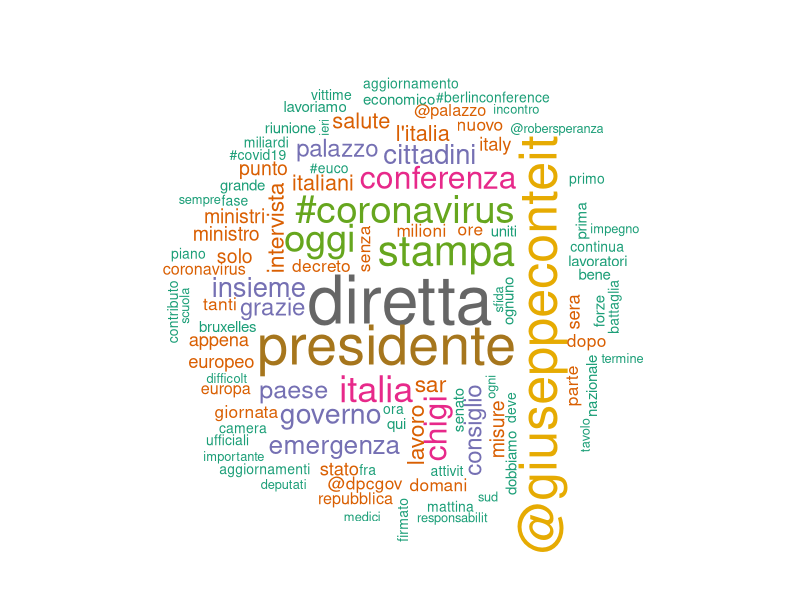
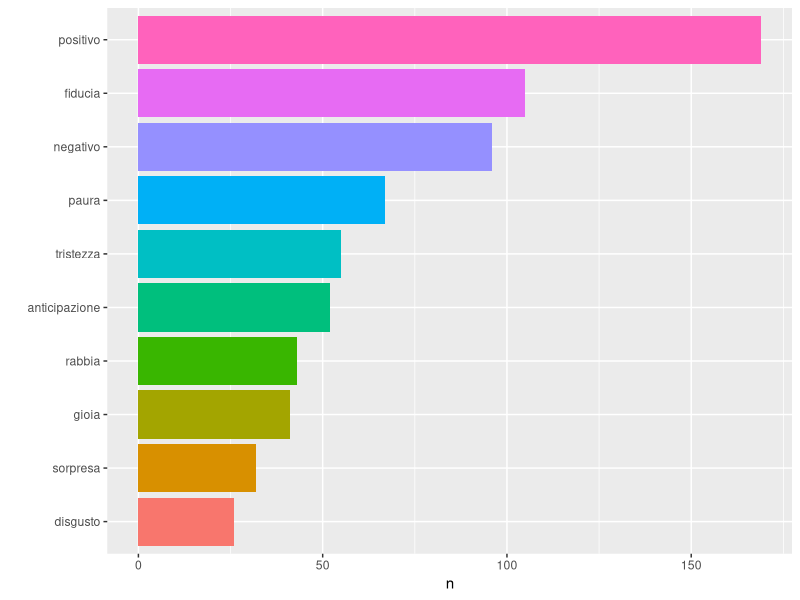
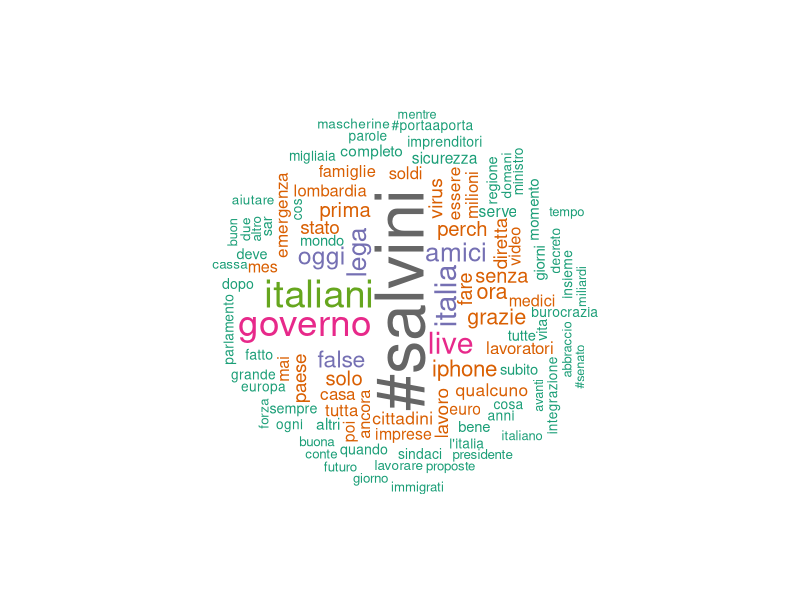
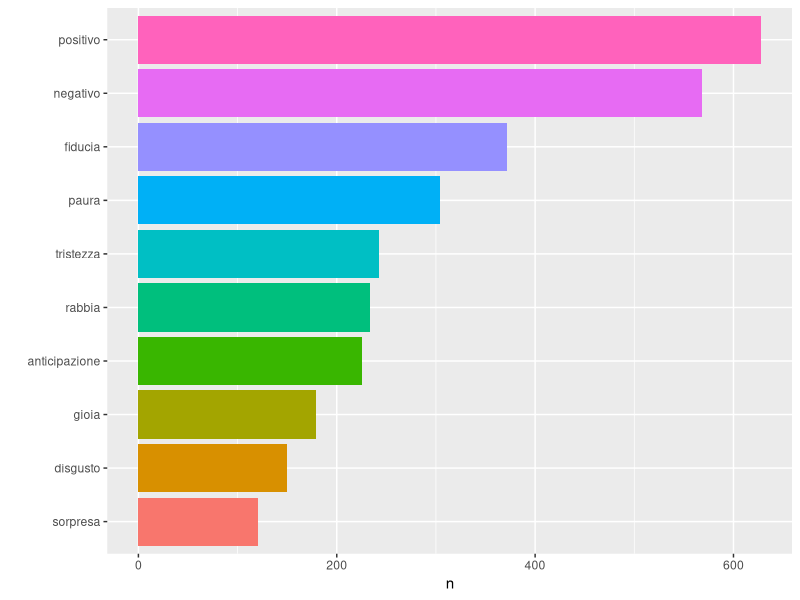
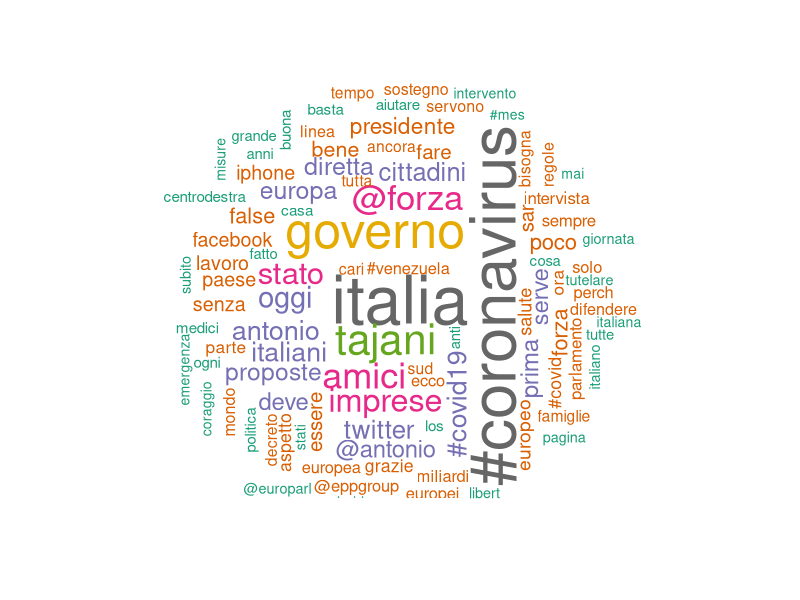
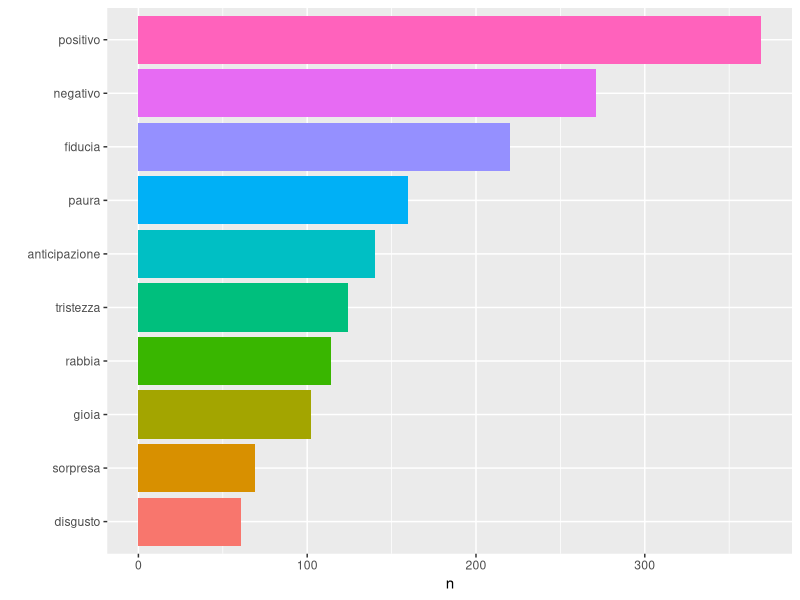
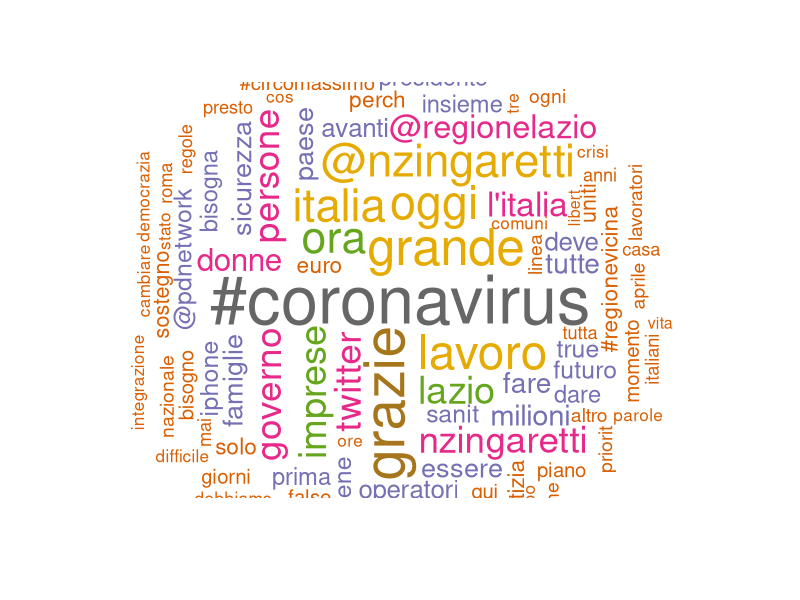
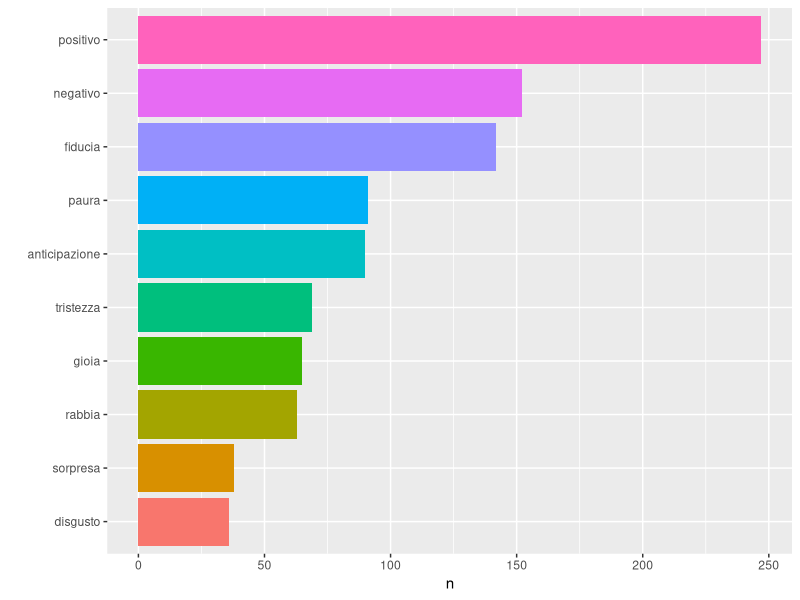

These charts were generated, in order, by the following R code:
## ---- chunk 1
# load other packages
library(tidyverse)
library(lubridate)
library(tidyr)
library(scales)
library(tidytext)
library(gridExtra)

# package for stopwords in italian
# install.packages("tm")
library(tm)
stopparole <- tm::stopwords("italian")

# word cloud
library(wordcloud)

knitr::opts_chunk$set(fig.pos = "H")
knitr::opts_chunk$set(echo = FALSE)
## ---- chunk 2
# load datsframe
conte <- read.table("conte.txt", header=TRUE, sep = ";", fill = TRUE)
salvini <- read.table("salvini.txt", header=TRUE, sep = ";", fill = TRUE)
zingaretti <- read.table("zingaretti.txt", header=TRUE, sep = ";", fill = TRUE)
tajani <- read.table("tajani.txt", header=TRUE, sep = ";", fill = TRUE)

# from factor to character
conte[] <- lapply(conte, as.character)
salvini[] <- lapply(salvini, as.character)
zingaretti[] <- lapply(zingaretti, as.character)
tajani[] <- lapply(tajani, as.character)
## ---- chunk 3
tweet <- bind_rows(conte, salvini, zingaretti, tajani)
nomi <- c("GiuseppeConteIT", "matteosalvinimi", "nzingaretti", "Antonio_Tajani" )
tweet <- tweet %>% filter(screen_name %in% nomi)
basic_stat <- tweet %>% group_by(screen_name) %>% summarise(
            tweet = n(),
            retweet = mean(as.numeric(retweet_count), na.rm = TRUE)) %>% arrange(desc(retweet))
# basic_stat <- basic_stat %>% filter(!screen_name == "" & !screen_name == "FALSE")

knitr::kable(basic_stat, row.names=FALSE,  digits = 0, format = "pandoc",
                   caption = "Tweet - statistiche descrittive")

pattern <- "([^A-Za-z\\d#@']|'(?![A-Za-z\\d#@]))"

# word analysis
# identify the single words in each tweets and build separate database for them
words_filter <- function(dataset){
  dataset %>%
    mutate(text = str_replace_all(text, #remove link to pictures
                                  "https://t.co/[A-Za-z\\d]+|&amp;", "")) %>%
    unnest_tokens(word, text, token = "regex", pattern = pattern) %>%
    filter(!word %in% stopparole & 
             !str_detect(word, "^\\d+[A-Za-z]*\\d*[A-Za-z]*\\d*$") &
             !str_detect(word, "^[A-Za-z]{1,2}$")) %>% 
    filter(!word %in% stop_words$word & !word == "fe0f") %>%
    select(word)
}

conte_w <- words_filter(conte)
salvini_w <- words_filter(salvini)
zingaretti_w <- words_filter(zingaretti)
tajani_w <- words_filter(tajani)

# what are the most common used words?
conte_count <- conte_w %>% count(word) %>% arrange(desc(n))
salvini_count <- salvini_w %>% count(word) %>% arrange(desc(n)) %>%
  filter(word != "matteosalvinimi" & word != "twitter")
zingaretti_count <- zingaretti_w %>% count(word) %>% arrange(desc(n)) 
tajani_count <- tajani_w %>% count(word) %>% arrange(desc(n)) 

nrc <- read.table("nrc_en_it.txt", sep = ";", header = TRUE, quote = "")
# function for sentiment analysis
sentiment_analysis <- function(dataset){
  sentiment_counts <- dataset %>%
    left_join(nrc, by = "word") %>%
    count(sentiment) %>%
    filter(!sentiment == "NA") %>% arrange(desc(n)) %>%
    mutate(prct = round(n/sum(n)*100, digits = 1))
  sentiment_counts
} 
## ---- chunk 4
wcl <- wordcloud(conte_count$word, conte_count$n, min.freq = 3,
          max.words=100, random.order=FALSE, rot.per=0.3,
          colors=brewer.pal(8, "Dark2"))
## ---- chunk 5
conte_sent <- sentiment_analysis(conte_count)
sent <- conte_sent %>% mutate(sentiment = reorder(sentiment, n)) %>%
        ggplot(aes(x = sentiment, y = n)) +
        geom_bar(aes(fill = sentiment), stat = "identity") +
        coord_flip() + xlab("") +
        theme(legend.position = "none")

sent
#knitr::kable(conte_sent, row.names=FALSE,  digits = 1, format = "pandoc",
#                   caption = "Sentiment analysis - tweet di @GiuseppeConteIT")
## ---- chunk 6
wcl <- wordcloud(salvini_count$word, salvini_count$n, min.freq = 3,
          max.words=100, random.order=FALSE, rot.per=0.3,
          colors=brewer.pal(8, "Dark2"))
## ---- chunk 7
salvini_sent <- sentiment_analysis(salvini_count)
sent <- salvini_sent %>% mutate(sentiment = reorder(sentiment, n)) %>%
        ggplot(aes(x = sentiment, y = n)) +
        geom_bar(aes(fill = sentiment), stat = "identity") +
        coord_flip() + xlab("") +
        theme(legend.position = "none")
sent
#grid.arrange(wcl, sent, ncol = 2)

#knitr::kable(salvini_sent, row.names=FALSE,  digits = 1, format = "pandoc",
#                   caption = "Sentiment analysis - tweet di @matteosalvinimi")
## ---- chunk 8
wcl <- wordcloud(tajani_count$word, tajani_count$n, min.freq = 3,
          max.words=100, random.order=FALSE, rot.per=0.3,
          colors=brewer.pal(8, "Dark2"))
## ---- chunk 9
tajani_sent <- sentiment_analysis(tajani_count)
sent <- tajani_sent %>% mutate(sentiment = reorder(sentiment, n)) %>%
        ggplot(aes(x = sentiment, y = n)) +
        geom_bar(aes(fill = sentiment), stat = "identity") +
        coord_flip() + xlab("") +
        theme(legend.position = "none")
sent
#knitr::kable(tajani_sent, row.names=FALSE,  digits = 1, format = "pandoc",
#                   caption = "Sentiment analysis - tweet di @Antonio_Tajani")
## ---- chunk 10
wcl <- wordcloud(zingaretti_count$word, zingaretti_count$n, min.freq = 3,
          max.words=100, random.order=FALSE, rot.per=0.3,
          colors=brewer.pal(8, "Dark2"))
## ---- chunk 11
zingaretti_sent <- sentiment_analysis(zingaretti_count)
sent <- zingaretti_sent %>% mutate(sentiment = reorder(sentiment, n)) %>%
        ggplot(aes(x = sentiment, y = n)) +
        geom_bar(aes(fill = sentiment), stat = "identity") +
        coord_flip() + xlab("") +
        theme(legend.position = "none")
sent
#knitr::kable(zingaretti_sent, row.names=FALSE,  digits = 1, format = "pandoc",
#                   caption = "Sentiment analysis - tweet di @nzingaretti")
